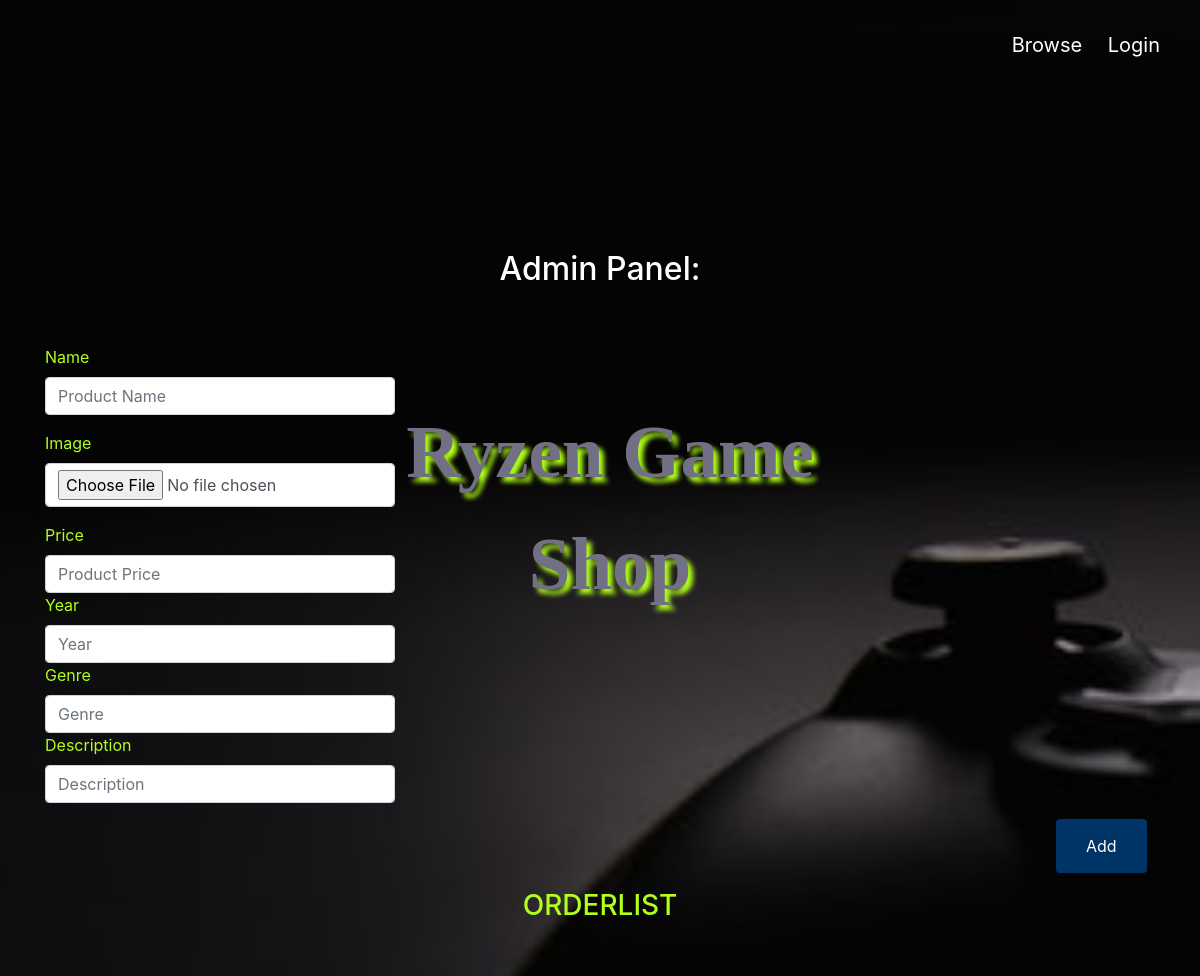
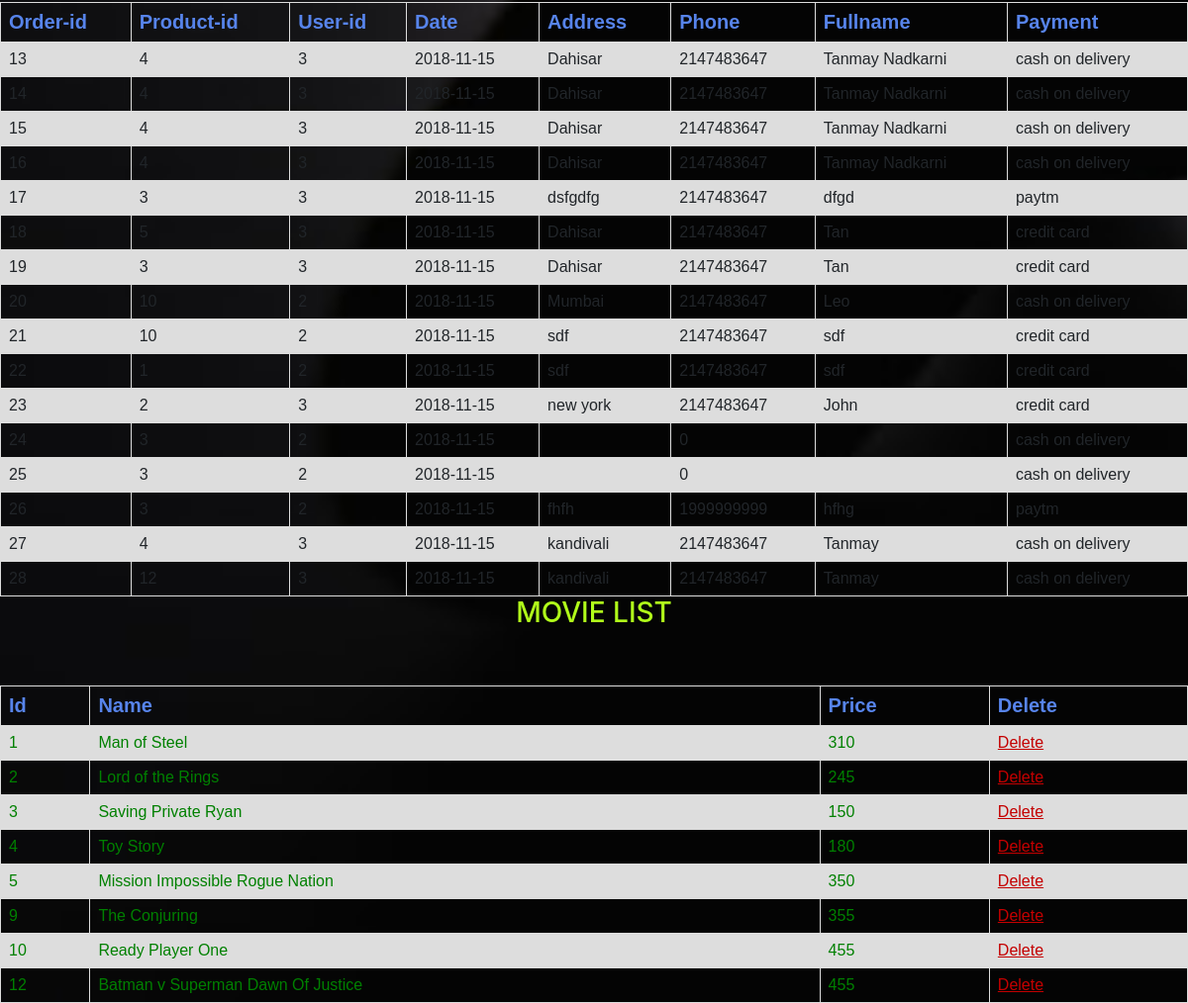
The app's page /admin.php with its own data (2 pictures, top to bottom).
### tables this page shows
CREATE TABLE `orders` (
  `oid` int(11) NOT NULL,
  `pid` int(10) NOT NULL,
  `uid` int(10) NOT NULL,
  `date` date NOT NULL,
  `address` varchar(60) NOT NULL,
  `phone` int(10) NOT NULL,
  `fullname` varchar(20) NOT NULL,
  `payment` varchar(25) NOT NULL
);

CREATE TABLE `movielist` (
  `id` int(11) NOT NULL,
  `name` varchar(50) NOT NULL,
  `dprice` int(10) NOT NULL,
  `img` varchar(200) NOT NULL,
  `year` int(11) NOT NULL,
  `genre` varchar(20) NOT NULL,
  `description` varchar(500) NOT NULL
);

### admin.php (the view, shortened to what this page needs)
<html>
<head> <title>Game Shop</title>
  <link rel="stylesheet" href="css/main.css">
  <link rel="stylesheet" href="css/bootstrap-grid.css">
  <link href="css/bootstrap.min.css" rel="stylesheet" id="bootstrap-css">
</head>
<body>
<nav>
        <a href="movielist.php" style="color:white">Browse</a>
<?php
	if (isset($_SESSION['login_user'])) {
	echo '<a href="logout.php" style="color:white">Logout</a></div>';
	}
	else
	{
	echo '<a href="login.html" style="color:white">Login</a></div>';
	}
?>
</nav>
<strong><div class="centered"> Ryzen Game Shop </div> </strong>
	<h2 align=center style="color:white;margin-top:10rem">Admin Panel:</h2><br><br>
	<div class="container">
		<form action = "addproduct.php" method = "post" class="well span8" role="form" enctype="multipart/form-data
">
			<div class="row">
				<div class="col-md-4">
            	<div class="form-group">
	                <label style="color:#b1ff1a;">Name</label>
	                <input class="form-control" name = "name" placeholder="Product Name" type="text">
            	</div>
				<div class="form-group">
	                <label style="color:#b1ff1a;">Image</label>
	                <input class="form-control" name = "image" placeholder="Product Image" type="file">
	            </div>
				<div class="form-group">
	                <label style="color:#b1ff1a;">Price</label>
	                <input class="form-control" name = "dprice" placeholder="Product Price" type="text">
					<label style="color:#b1ff1a;">Year</label>
	                <input class="form-control" name = "year" placeholder="Year" type="text">
					<label style="color:#b1ff1a;">Genre</label>
	                <input class="form-control" name = "genre" placeholder="Genre" type="text">
					<label style="color:#b1ff1a;">Description</label>
					<input class="form-control" name = "desc" placeholder="Description" type="textarea">
	            </div>
            </div>
			<div style="padding-left:90%">
				<input type = "submit" name = "submit" value = "Add" class = "btn btn-primary">
			</div>
			</div>
		</form>
	</div>
	<center><h3 style="color:#b1ff1a;">ORDERLIST</h3></center><br><br>
	<table border=1>
	<tr >
			<th style="font-size:20px;color: #5784EB">Order-id</th>
			<th style="font-size:20px;color: #5784EB">Product-id</th>
			<th style="font-size:20px;color: #5784EB">User-id</th>
			<th style="font-size:20px;color: #5784EB">Date</th>
			<th style="font-size:20px;color: #5784EB">Address</th>
			<th style="font-size:20px;color: #5784EB">Phone</th>
			<th style="font-size:20px;color: #5784EB">Fullname</th>
			<th style="font-size:20px;color: #5784EB">Payment</th>
			</tr>
				<?php
	require_once('config.php');
	$sql="select * from orders";
	$res=mysqli_query($con,$sql);
	while($row=mysqli_fetch_array($res)){
	?>
				<?php echo'<tr>';
						echo '	<td>'.$row['oid'].'</td>';
						echo '	<td>'.$row['pid'].'</td>';
						echo '	<td>'.$row['uid'].'</td>';
						echo '	<td>'.$row['date'].'</td>';
						echo '	<td>'.$row['address'].'</td>';
						echo '	<td>'.$row['phone'].'</td>';
						echo '	<td>'.$row['fullname'].'</td>';
						echo '	<td>'.$row['payment'].'</td>';
						echo'</tr>';?>
	<?php } ?>
	</table>
		<center><h3 style="color:#b1ff1a;">MOVIE LIST</h3></center><br><br>
	<table border=1>
	<tr >
			<th style="font-size:20px;color: #5784EB">Id</th>
			<th style="font-size:20px;color: #5784EB">Name</th>
			<th style="font-size:20px;color: #5784EB">Price</th>
			<th style="font-size:20px;color: #5784EB">Delete</th>
			</tr>
				<?php
	require_once('config.php');
	$sql="select * from movielist";
	$res=mysqli_query($con,$sql);
	while($row=mysqli_fetch_array($res)){
	?>
				<?php echo'<tr>';
						echo '	<td style="color:green;">'.$row['id'].'</td>';
						echo '	<td style="color:green;">'.$row['name'].'</td>';
						echo '	<td style="color:green;">'.$row['dprice'].'</td>';?>
						<td><a href = "delete1.php?id=<?php echo $row['id']; ?>" style="color:#C40000"><u>Delete</u></a></td>
						<?php echo'</tr>';?>
	<?php } ?>
	</table>
</body>
</html>

### css/main.css (style rules this page uses)
body { display: grid; font-family:Tahoma; color:Black; background-image:url("xbox.jpg"); background-repeat: no-repeat; background-size: cover; }
nav { font-size:20px; text-align:right; padding:30; }
nav a { text-decoration:none; padding:10px; color:white; }
input[type=submit] { background-color:#003366; border: none; color: white; padding: 15px 30px; text-align: center; text-decoration: none; font-size: 16px; align:left; }
.centered { position: absolute; top: 25%; left: 50%; transform: translate(-50%, -50%); text-align:center; font-size:75px; font-family:Bahnschrift; text-shadow: 5px 5px 5px #b1ff1a; color: #717085; margin:10px; }
th { font-size:15px; }

### admin.php (style rules this page uses)
a { text-decoration:none; }
table { font-family: arial, sans-serif; border-collapse: collapse; width: 100%; }
td, th { border: 1px solid #dddddd; text-align: left; padding: 8px; }
tr:nth-child(even) { background-color: #dddddd; }

### records on screen
orders: oid "13", pid "4", uid "3", date "2018-11-15", address "Dahisar", phone "2147483647", fullname "Tanmay Nadkarni", payment "cash on delivery"
orders: oid "14", pid "4", date "2018-11-15", address "Dahisar", phone "2147483647", fullname "Tanmay Nadkarni", payment "cash on delivery"
orders: oid "15", pid "4", uid "3", date "2018-11-15", address "Dahisar", phone "2147483647", fullname "Tanmay Nadkarni", payment "cash on delivery"
orders: oid "16", pid "4", date "2018-11-15", address "Dahisar", phone "2147483647", fullname "Tanmay Nadkarni", payment "cash on delivery"
orders: oid "17", pid "3", uid "3", date "2018-11-15", address "dsfgdfg", phone "2147483647", fullname "dfgd", payment "paytm"
orders: oid "18", pid "5", uid "3", date "2018-11-15", address "Dahisar", phone "2147483647", fullname "Tan", payment "credit card"
orders: oid "19", pid "3", uid "3", date "2018-11-15", address "Dahisar", phone "2147483647", fullname "Tan", payment "credit card"
orders: oid "20", pid "10", date "2018-11-15", address "Mumbai", phone "2147483647", fullname "Leo", payment "cash on delivery"
orders: oid "21", pid "10", uid "2", date "2018-11-15", address "sdf", phone "2147483647", fullname "sdf", payment "credit card"
orders: oid "22", pid "1", uid "2", date "2018-11-15", address "sdf", phone "2147483647", fullname "sdf", payment "credit card"
orders: oid "23", pid "2", uid "3", date "2018-11-15", address "new york", phone "2147483647", fullname "John", payment "credit card"
orders: oid "24", pid "3", uid "2", date "2018-11-15", phone "0", payment "cash on delivery"
orders: oid "25", pid "3", uid "2", date "2018-11-15", phone "0", payment "cash on delivery"
orders: oid "26", pid "3", uid "2", date "2018-11-15", address "fhfh", phone "1999999999", fullname "hfhg", payment "paytm"
orders: oid "27", pid "4", uid "3", date "2018-11-15", address "kandivali", phone "2147483647", fullname "Tanmay", payment "cash on delivery"
orders: oid "28", pid "12", uid "3", date "2018-11-15", address "kandivali", phone "2147483647", fullname "Tanmay", payment "cash on delivery"
movielist: id "1", name "Man of Steel", dprice "310"
movielist: id "2", name "Lord of the Rings", dprice "245"
movielist: id "3", name "Saving Private Ryan", dprice "150"
movielist: id "4", name "Toy Story", dprice "180"
movielist: id "5", name "Mission Impossible Rogue Nation", dprice "350"
movielist: id "9", name "The Conjuring", dprice "355"
movielist: id "10", name "Ready Player One", dprice "455"
movielist: id "12", name "Batman v Superman Dawn Of Justice", dprice "455"
